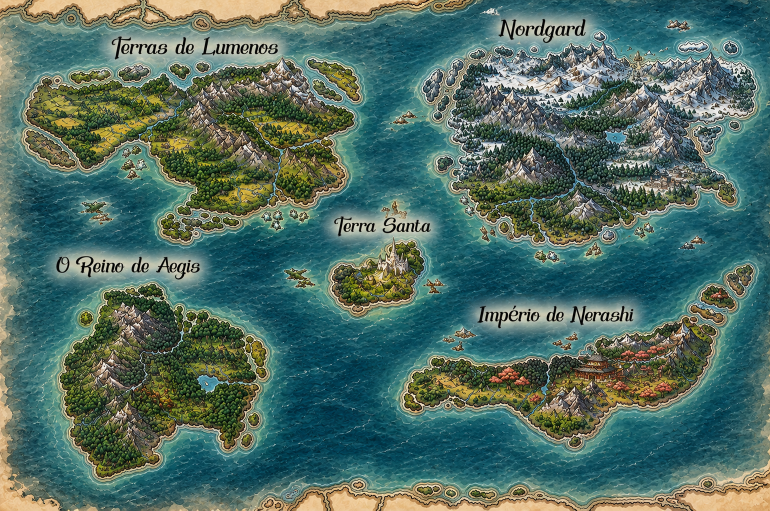
#> input picture mapa/mapa_original.png, 1540 x 1021 px (shown at 1/2 size)
$ python landcheck.py ../mapa_original.png ../mapa_corrigido.png
#> lines starting #> are read from the running program, lines starting #| are printed output that depends on the picture; after the words box and inside, x2 and y2 are one past the last pixel; in counts of white or black regions, pixels touching at a corner belong together
### mapa/scripts/ocean.py
import numpy as np, cv2
def ocean_mask(im):
    hsv=cv2.cvtColor(im,cv2.COLOR_BGR2HSV); H,S,V=[hsv[...,i].astype(int) for i in range(3)]
    oc=((H>=80)&(H<=112)&(S>45)).astype(np.uint8)
    oc=cv2.morphologyEx(oc,cv2.MORPH_CLOSE,np.ones((5,5),np.uint8))
    oc=cv2.morphologyEx(oc,cv2.MORPH_OPEN,np.ones((5,5),np.uint8))
    return oc
# [80 lines left out: functions lowpass_masked, transplant, tone_field, not called in this run]

### mapa/scripts/landcheck.py
import sys; sys.path.insert(0,'scripts')
import numpy as np, cv2
from validate import ARTS
from ocean import ocean_mask
def land_core(im):
    hsv=cv2.cvtColor(im,cv2.COLOR_BGR2HSV); Hh,S,V=[hsv[...,i].astype(int) for i in range(3)]
    oc=ocean_mask(im)
    nonoc=cv2.morphologyEx((1-oc).astype(np.uint8),cv2.MORPH_OPEN,np.ones((3,3),np.uint8))
    n,l,s,_=cv2.connectedComponentsWithStats(nonoc)
    keep=np.zeros_like(nonoc)
    for i in range(1,n):
        if s[i][4]>400: keep|=(l==i).astype(np.uint8)
    return keep
def intended(H,W):
    z=np.zeros((H,W),np.uint8)
    for (x0,y0,x1,y1) in ARTS: z[max(0,y0-12):y1+12,max(0,x0-12):x1+12]=1
    for (x0,y0,x1,y1) in [(1212,70,1246,92),(1246,86,1272,106),(1176,48,1220,88)]: z[y0-6:y1+6,x0-6:x1+6]=1
    P=np.load('M_border.npy'); Mh=np.load('M_halo.npy')
    # border band & labels are intended only where they were not real land (LP)
    LP=np.load('M_landprotect.npy')
    z|=(P&(1-cv2.erode(LP,np.ones((11,11),np.uint8))))|Mh
    return z
def damage(a_path,b_path,inner=30):
#> called with a_path = '../mapa_original.png', b_path = '../mapa_corrigido.png', inner = 30
    a=cv2.imread(a_path); b=cv2.imread(b_path); H,W=a.shape[:2]
#> in damage, a is the input picture: shape (1021, 1540, 3); mean B, G, R 99.5, 109.4, 80.8
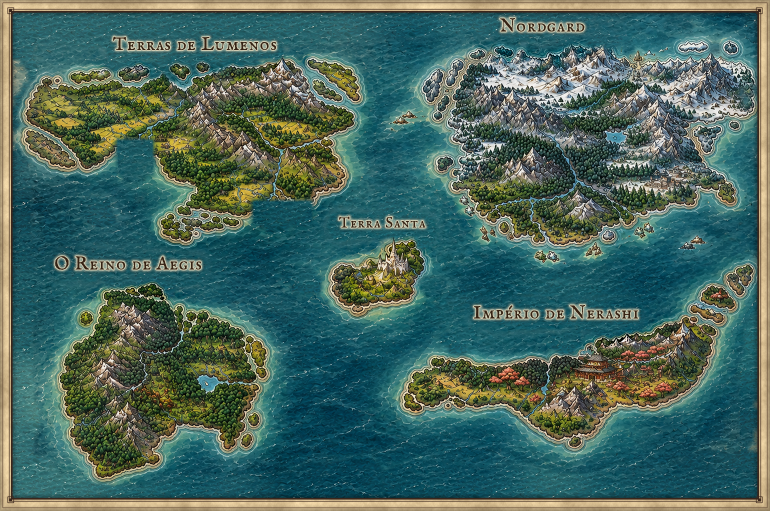
#> input picture mapa/mapa_corrigido.png, 1540 x 1021 px (shown at 1/2 size)
#> in damage, b is the input picture: shape (1021, 1540, 3); mean B, G, R 95.1, 103.1, 71.6
#> after `H, W = a.shape[:2]`: H = 1021; W = 1540
    la=land_core(a); diff=np.abs(a.astype(int)-b.astype(int)).sum(2)>60
#> in land_core, `hsv = cv2.cvtColor(im, cv2.COLOR_BGR2HSV)`: hsv: shape (1021, 1540, 3); mean H, S, V 68.5, 119.9, 116.8
#> in land_core, `Hh, S, V = [hsv[..., i].astype(int) for i in range(3)]`:
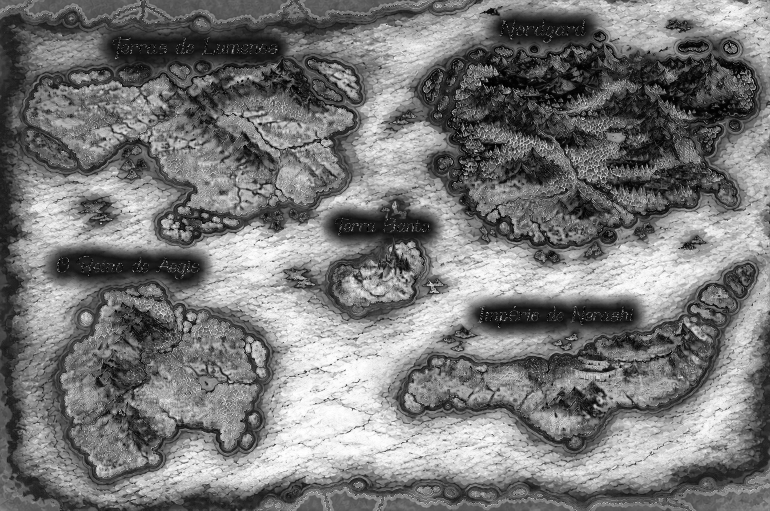
#> S: shape (1021, 1540) int64 (shown at 1/2 size); min 0, max 255, mean 119.9
#> in land_core, `Hh, S, V = [hsv[..., i].astype(int) for i in range(3)]`:
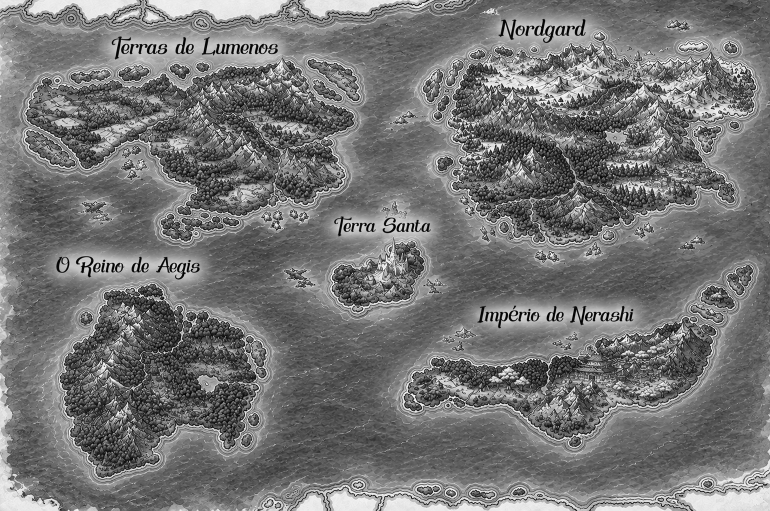
#> V: shape (1021, 1540) int64 (shown at 1/2 size); min 0, max 255, mean 116.8
#> in ocean_mask, `oc=((H>=80)&(H<=112)&(S>45)).astype(np.uint8)`:
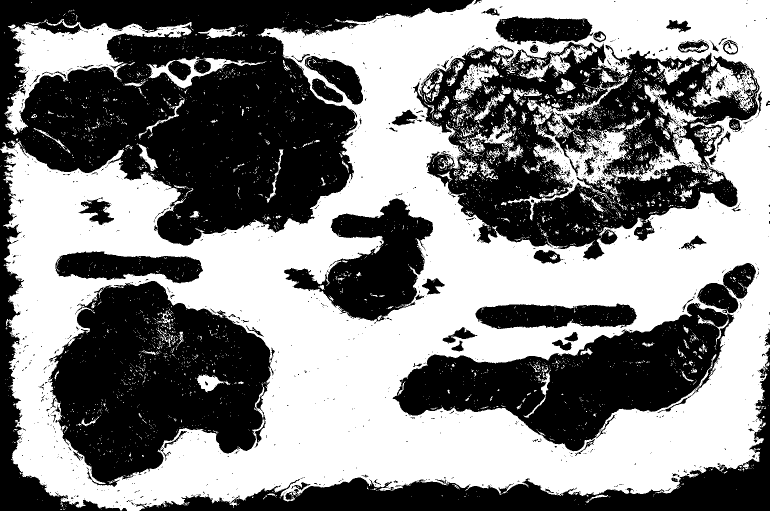
#> oc: shape (1021, 1540) (shown at 1/2 size); values 0 (black) and 1 (white), 51.2% white; 1752 black regions (1633 under 20 px), largest, box (x1, y1, x2, y2) and area: (0, 0, 948, 491) 231537, (826, 84, 1519, 520) 143529, (97, 562, 550, 974) 117215
#> in ocean_mask, `oc=cv2.morphologyEx(oc,cv2.MORPH_CLOSE,np.ones((5,5),np.uint8))`: oc: shape (1021, 1540); values 0 (black) and 1 (white), 55.3% white; 188 black regions, largest, box (x1, y1, x2, y2) and area: (0, 0, 946, 491) 223325, (102, 562, 541, 970) 111819, (790, 607, 1455, 902) 83546
#> in ocean_mask, `oc=cv2.morphologyEx(oc,cv2.MORPH_OPEN,np.ones((5,5),np.uint8))`: oc: shape (1021, 1540); values 0 (black) and 1 (white), 53.9% white; 67 black regions, largest, box (x1, y1, x2, y2) and area: (0, 0, 946, 1021) 258412, (102, 562, 541, 972) 115831, (852, 92, 1516, 518) 114077
#> in land_core, `nonoc=cv2.morphologyEx((1-oc).astype(np.uint8),cv2.MORPH_OPEN,np.ones(..`: nonoc: shape (1021, 1540); values 0 (black) and 1 (white), 46.1% white; 83 white regions, largest, box (x1, y1, x2, y2) and area: (0, 0, 946, 1021) 257308, (102, 562, 541, 972) 115804, (790, 526, 1511, 902) 92016
#> in land_core, `n,l,s,_=cv2.connectedComponentsWithStats(nonoc)`:
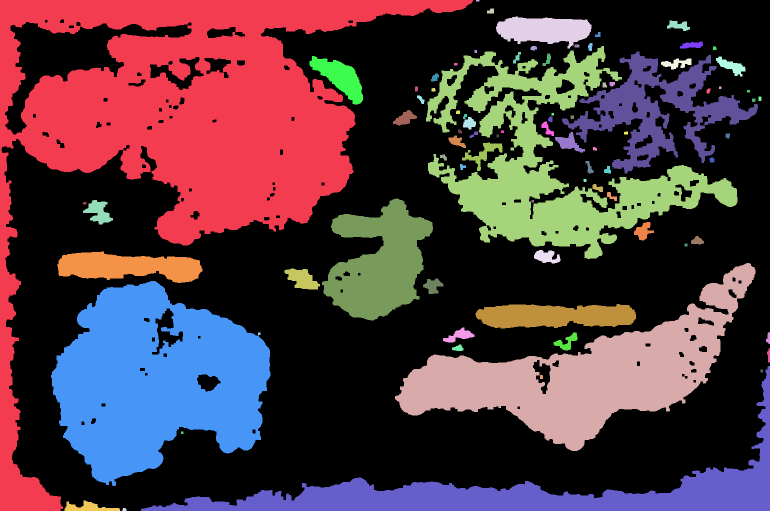
#> l: shape (1021, 1540) int32 (shown at 1/2 size); 84 distinct labels, from 0 to 83; one colour per label, 0 black
#> in land_core, `n,l,s,_=cv2.connectedComponentsWithStats(nonoc)`: n = 84; s = 84 rows, first 6: [3, 0, 1537, 1021, 847662], [0, 0, 946, 1021, 257308], [952, 0, 7, 3, 21], [974, 17, 14, 10, 115], [992, 33, 191, 64, 8252], [1334, 41, 46, 21, 558]
#> after the loop in land_core, `for i in range(1,n):`:
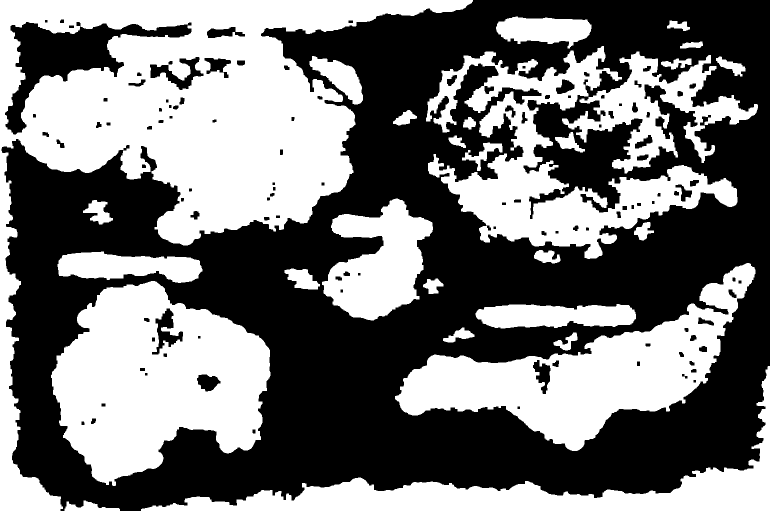
#> keep: shape (1021, 1540) (shown at 1/2 size); values 0 (black) and 1 (white), 45.8% white; 28 white regions, largest, box (x1, y1, x2, y2) and area: (0, 0, 946, 1021) 257308, (102, 562, 541, 972) 115804, (790, 526, 1511, 902) 92016
#> after `diff = np.abs(a.astype(int) - b.astype(int)).sum(2) > 60`:
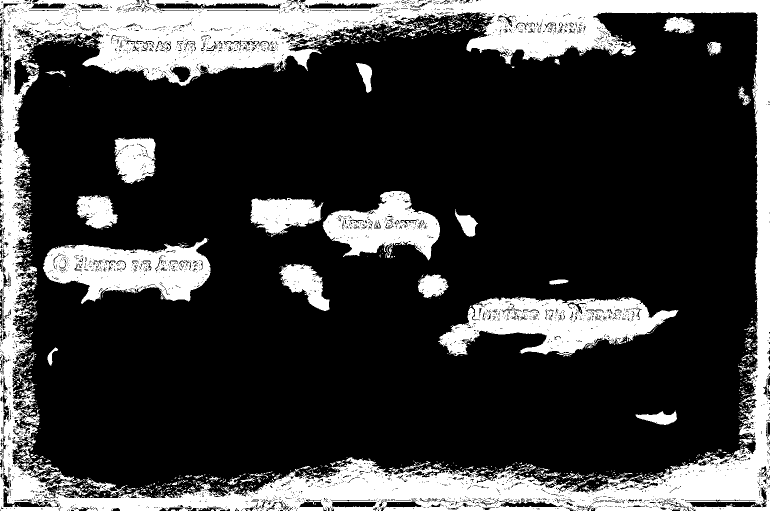
#> diff: shape (1021, 1540) bool (shown at 1/2 size); 23.8% white; 1322 white regions (1182 under 20 px), largest, box (x1, y1, x2, y2) and area: (0, 0, 1540, 1021) 259141, (876, 594, 1357, 712) 30949, (86, 476, 421, 608) 25604
    dm=(la>0)&diff&(intended(H,W)==0)
    roi=np.zeros((H,W),bool); roi[inner:H-inner,inner:W-inner]=True
    dm&=roi
    dm=cv2.morphologyEx(dm.astype(np.uint8),cv2.MORPH_OPEN,np.ones((3,3),np.uint8))
    n,l,s,c=cv2.connectedComponentsWithStats(dm)
    return dm,[(int(c[i][0]),int(c[i][1]),int(s[i][4])) for i in range(1,n) if s[i][4]>30]
if __name__=='__main__':
#> (the run stopped early here; a loop or call above may not have finished)
